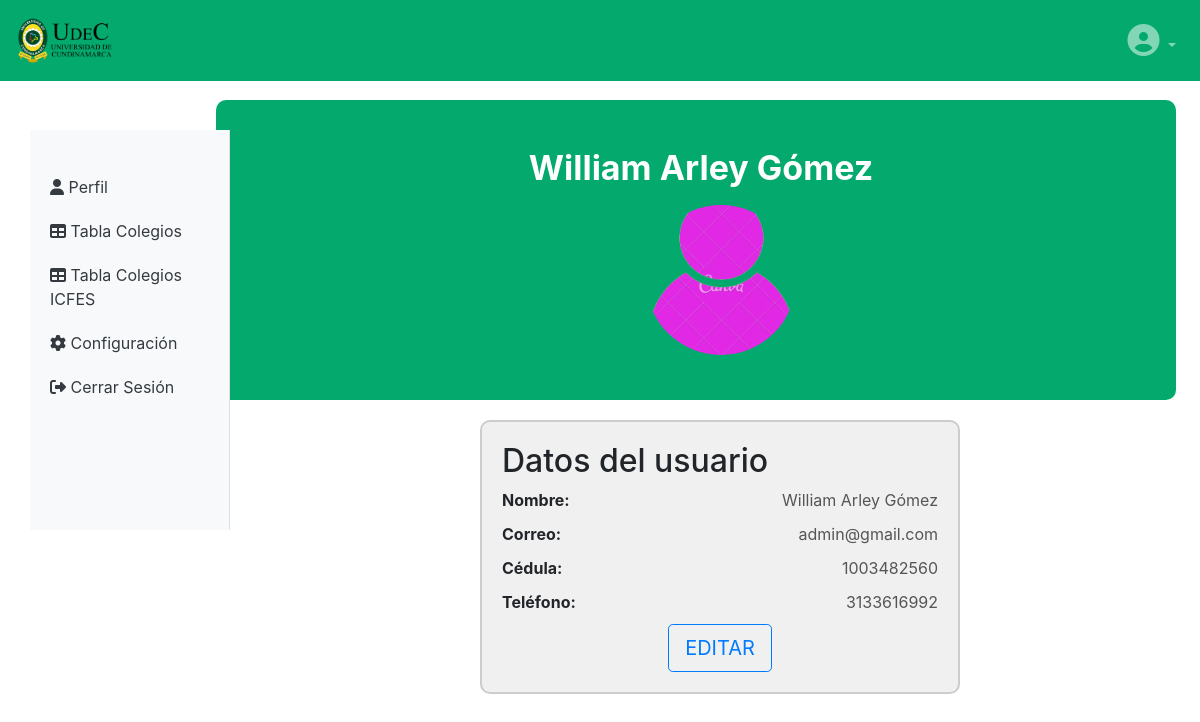
The app's page /Area-Administrador/perfil.php (signed in) with its own data.
### tables this page shows
CREATE TABLE `usuarios` (
  `id_usuario` int(11) NOT NULL,
  `nombre` varchar(100) DEFAULT NULL,
  `correo` varchar(100) DEFAULT NULL,
  `contraseña` varchar(100) DEFAULT NULL,
  `cedula` varchar(15) DEFAULT NULL,
  `telefono` varchar(15) DEFAULT NULL,
  `foto_de_perfil` varchar(255) DEFAULT NULL
);

### Area-Administrador/php/datos-perfil.php (called while the page is built, shortened)
<?php
include "conexion.php";
$id_usuario = $_SESSION['id_usuario'];
$sql = "SELECT nombre, correo, cedula, telefono, foto_de_perfil FROM usuarios WHERE id_usuario = $id_usuario";
$result = $conn->query($sql);
if ($result->num_rows > 0) {
    $row = $result->fetch_assoc();
    $nombre = $row['nombre'];
    $correo = $row['correo'];
    $cedula = $row['cedula'];
    $telefono = $row['telefono'];
    $foto_perfil = $row['foto_de_perfil'];
} else {
    echo "No se encontraron registros para el usuario.";
}
?>

### Area-Administrador/perfil.php (the view, shortened to what this page needs)
<?php
include "php/datos-perfil.php";
?>
<!DOCTYPE html>
<html lang="en">
<head>
    <head>
        <link rel="stylesheet" href="https://stackpath.bootstrapcdn.com/bootstrap/4.5.2/css/bootstrap.min.css">
        <link rel="stylesheet" href="https://cdnjs.cloudflare.com/ajax/libs/font-awesome/6.4.2/css/all.min.css" />
        <link rel="stylesheet" href="styles/style.css">
        <link rel="stylesheet" href="styles/style-perfil.css">
    </head>
<body>
    <nav class="navbar navbar-expand-md navbar-dark custom-navbar fixed-top">
        <a class="navbar-brand" href="#">
            <img src="img/ESCUDO-COLOR-H.png" alt="Logo" height="55">
        </a>
        <div class="collapse navbar-collapse justify-content-between" id="navbarNav">
            <ul class="navbar-nav">
                <li class="nav-item dropdown">
                    <a class="nav-link dropdown-toggle" href="#" id="navbarDropdown" role="button" data-toggle="dropdown" aria-haspopup="true" aria-expanded="false">
                        <i class="fas fa-user-circle user-icon"></i>
                    </a>
                </li>
            </ul>
        </div>
    </nav>
    <nav class="sidebar">
        <a class="sidebar-item" href="#">
            <i class="fas fa-user"></i> Perfil
        </a>
        <a class="sidebar-item" href="Tabla-Colegios.php">
            <i class="fas fa-table"></i> Tabla Colegios
        </a>
        <a class="sidebar-item" href="Tabla-Colegios-Icfes.php">
            <i class="fas fa-table"></i> Tabla Colegios ICFES
        </a>
        <a class="sidebar-item" href="configuraciones.php">
            <i class="fas fa-cog"></i> Configuración
        </a>
        <a class="sidebar-item" href="php/cerrar_sesion.php">
            <i class="fas fa-sign-out-alt"></i> Cerrar Sesión
        </a>
    </nav>
    <div class="profile-container">
        <div class="username"><?php echo $nombre; ?></div>
        <div class="profile-image" style="background: url('<?php echo $foto_perfil; ?>') no-repeat center center; background-size: cover;"></div>
    </div>
    <div class="profile-info">
        <div class="details">
            <h2>Datos del usuario</h2>
            <div class="info-item">
                <span class="label">Nombre:</span>
                <span class="value"><?php echo $nombre; ?></span>
            </div>
            <div class="info-item">
                <span class="label">Correo:</span>
                <span class="value"><?php echo $correo; ?></span>
            </div>
            <div class="info-item">
                <span class="label">Cédula:</span>
                <span class="value"><?php echo $cedula; ?></span>
            </div>
            <div class="info-item">
                <span class="label">Teléfono:</span>
                <span class="value"><?php echo $telefono; ?></span>
            </div>
            <center>
            <a href="perfil-editar.php"type="button" class="btn btn-outline-primary btn-lg">EDITAR</a>
            </center>
        </div>
    </div>
</body>
</html>

### Area-Administrador/styles/style.css (style rules this page uses)
.user-icon { font-size: 2em; }
.custom-navbar { background-color: #04AA6D; }
.sidebar { position: fixed; left: 30px; top: 130px; bottom: 0; height: 50%; width: 200px; padding: 35px 0; background-color: #f8f9fa; border-right: 1px solid #dee2e6; z-index: 1000; }
.sidebar-item { padding: 10px 20px; display: block; color: #343a40; text-decoration: none; }

### Area-Administrador/styles/style-perfil.css (style rules this page uses)
.profile-container { display: flex; flex-direction: column; align-items: center; padding: 20px; background-color: #04AA6D; border: 2px solid #04AA6D; border-radius: 10px; margin-top: 100px; margin-left: 18%; max-width: 80%; height: 300px; position: relative; overflow: hidden; }
.profile-image { margin-top: 30px; margin-left: 50%; width: 150px; height: 150px; border-radius: 50%; background-size: cover; position: absolute; left: -50px; top: 50%; transform: translateY(-50%); }
.username { margin-left: 10px; font-size: 34px; font-weight: bold; color: white; margin-top: 20px; }
.details { background-color: #f0f0f0; border: 2px solid #ccc; border-radius: 10px; padding: 20px; margin-top: 20px; max-width: 40%; margin-left: 40%; }
.info-item { display: flex; justify-content: space-between; margin-bottom: 10px; }
.value { color: #555; flex-shrink: 0; }
.label { font-weight: bold; }

### records on screen
usuarios: nombre "William Arley Gómez", foto_de_perfil (picture), correo "admin@gmail.com", cedula "1003482560", telefono "3133616992"
